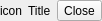
<?xml version="1.0" encoding="UTF-8"?>
<ui version="4.0">
 <class>GTitleWindowFullScreen</class>
 <widget class="QWidget" name="GTitleWindowFullScreen">
  <property name="geometry">
   <rect>
    <x>0</x>
    <y>0</y>
    <width>92</width>
    <height>21</height>
   </rect>
  </property>
  <property name="minimumSize">
   <size>
    <width>0</width>
    <height>0</height>
   </size>
  </property>
  <property name="windowTitle">
   <string>Form</string>
  </property>
  <layout class="QGridLayout" name="gridLayout">
   <property name="leftMargin">
    <number>0</number>
   </property>
   <property name="topMargin">
    <number>0</number>
   </property>
   <property name="rightMargin">
    <number>0</number>
   </property>
   <property name="bottomMargin">
    <number>0</number>
   </property>
   <item row="0" column="0">
    <layout class="QHBoxLayout" name="m_mainLayout" stretch="0,1,0">
     <item>
      <widget class="QLabel" name="m_iconLabel">
       <property name="text">
        <string>icon</string>
       </property>
      </widget>
     </item>
     <item>
      <widget class="QLabel" name="m_titleLabel">
       <property name="text">
        <string>Title</string>
       </property>
      </widget>
     </item>
     <item>
      <widget class="QToolButton" name="m_closeButton">
       <property name="cursor">
        <cursorShape>PointingHandCursor</cursorShape>
       </property>
       <property name="text">
        <string>Close</string>
       </property>
      </widget>
     </item>
    </layout>
   </item>
  </layout>
 </widget>
 <resources/>
 <connections/>
</ui>
